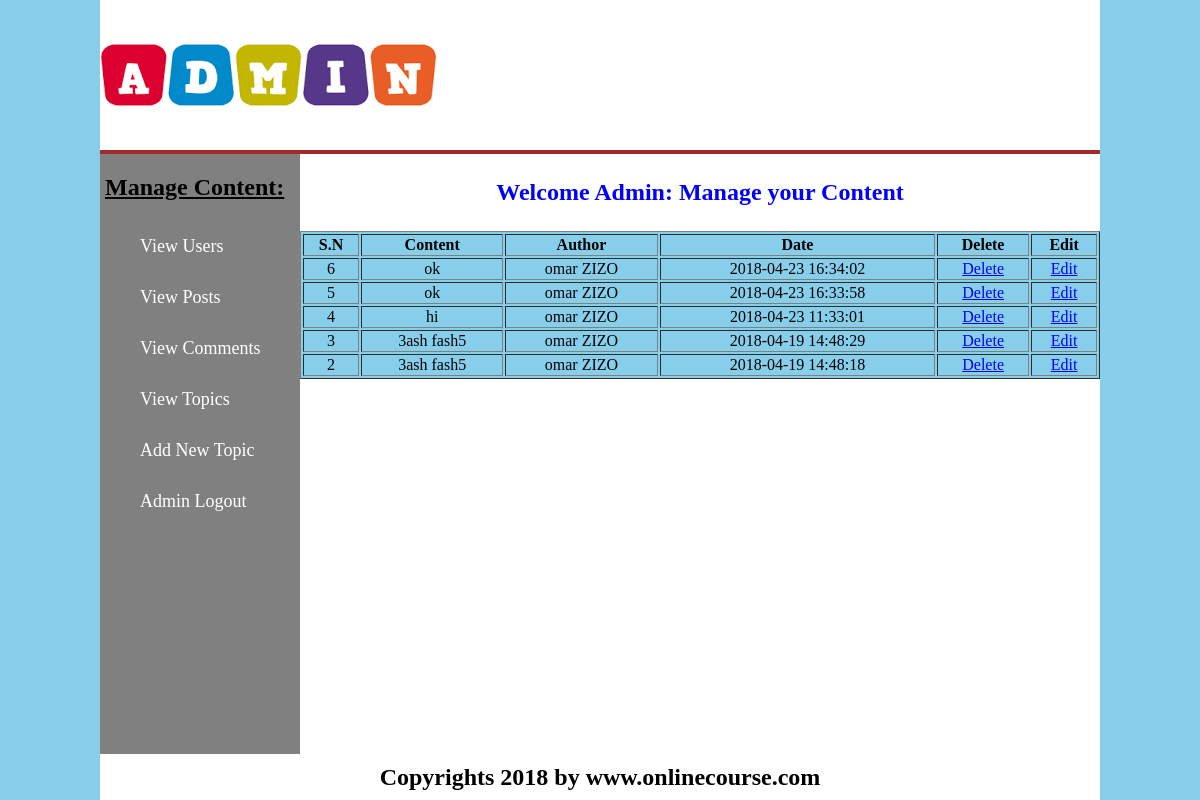
Page /admin/index.php?view_comments (signed in) on the committed database.
### tables this page shows
CREATE TABLE `comment` (
  `comment_id` int(11) NOT NULL,
  `post_id` int(11) NOT NULL,
  `user_id` int(11) NOT NULL,
  `comment_content` text NOT NULL,
  `comment_author` text NOT NULL,
  `comment_date` timestamp NOT NULL DEFAULT CURRENT_TIMESTAMP ON UPDATE CURRENT_TIMESTAMP
);

### admin/includes/view_comments.php (the view, shortened to what this page needs)
<table width="800px" align="center" border="1px" bgcolor="skyblue">
	<tr>
		<th> S.N 		</th>
		<th> Content 	</th>
		<th> Author		</th>
		<th> Date		</th>
		<th> Delete		</th>
		<th> Edit		</th>
	</tr>
	<?php
		include("includes/database.php");
		$sel_comment  = "SELECT * FROM `comment` ORDER BY 1 DESC";
		$run_comment  = mysqli_query($con, $sel_comment);
		while($row_comment = mysqli_fetch_array($run_comment))
		{
			$comment_id 		= $row_comment['comment_id'];
			$comment_content 	= $row_comment['comment_content'];
			$comment_author     = $row_comment['comment_author'];
			$comment_date 		= $row_comment['comment_date'];
	?>
	<tr align="center">
		<td> <?php echo $comment_id; ?> 		</td>
		<td> <?php echo $comment_content; ?> 	</td>
		<td> <?php echo $comment_author; ?>  	</td>
		<td> <?php echo $comment_date; ?> 		</td>
		<td> <a href="index.php?view_comments&delete=<?php echo $comment_id; ?>"> Delete </a> </td>
		<td> <a href="index.php?view_comments&edit=<?php echo $comment_id; ?>"> Edit   </a> </td>
	</tr>
	<?php } ?>
</table>

### admin/admin_style.css (style rules this page uses)
body { padding: 0; margin: 0; background-color: skyblue }

### rows in the picture
comment: comment_id "6", comment_content "ok", comment_author "omar ZIZO", comment_date "2018-04-23 16:34:02"
comment: comment_id "5", comment_content "ok", comment_author "omar ZIZO", comment_date "2018-04-23 16:33:58"
comment: comment_id "4", comment_content "hi", comment_author "omar ZIZO", comment_date "2018-04-23 11:33:01"
comment: comment_id "3", comment_content "3ash fash5", comment_author "omar ZIZO", comment_date "2018-04-19 14:48:29"
comment: comment_id "2", comment_content "3ash fash5", comment_author "omar ZIZO", comment_date "2018-04-19 14:48:18"
